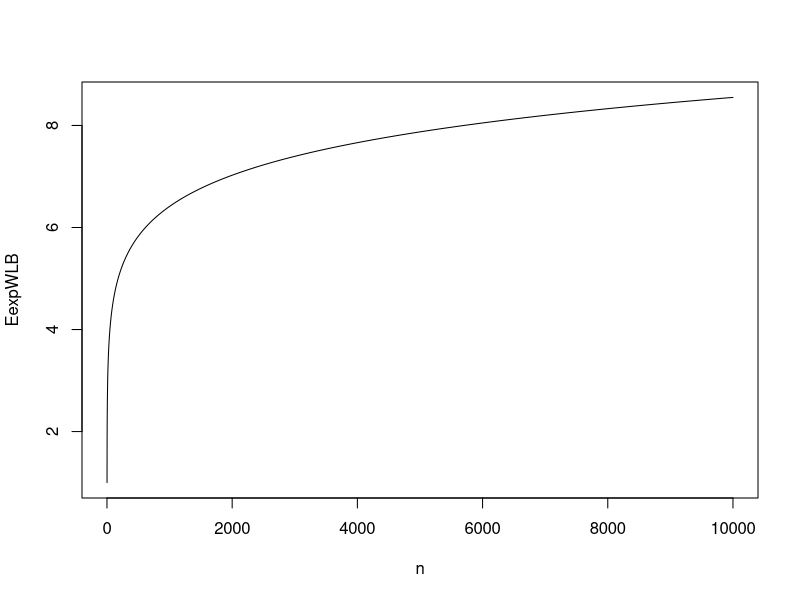

Recreate this plot in R.
# Trying to get help from our lower bound, which gives a lower bound for EexpWn

delta = 1;
n = 1:10000;
# h = log(n);
# LowerBound = exp(h)*(1-(pnorm((h+delta^2/2)/delta))^n);
# plot( n, LowerBound, type="l" )

# plot( n, qnorm(exp(-1/n))-1/2, type="l" )
# lines( n, (log(log(n)))^(1.5), col="blue" )

# plot( n, n*dnorm(qnorm((exp(-1/n)))), type="l" )

# x = seq(0.9,1,0.0001)
# plot( x, qnorm(x), type="l" )
# lines( x, sqrt(-2*log(1-x)), col="blue" )

c = 1; delta = .5;
# h = (1-exp(-c))*exp(delta*sqrt(-2*log(1-exp(-c/n)))-delta^2/2)
# plot(n,h,type="l")

EexpWLB = n^(delta*sqrt(2/log(n)))
plot(n,EexpWLB,type="l") 